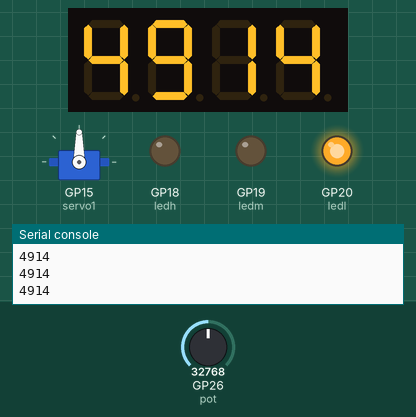
Simulated run of this program. Board: Raspberry Pi Pico running MicroPython. On the bench: 4-digit seven-segment display, servo, output pins drawn as LEDs (lit = HIGH), the last lines printed to the serial console. The test bench sets the inputs (shaded band); at power-on: GP26 (pot) = 32768 (analog values on the 0–65535 scale). Servo angles are drawn from the pulse width (0.5 ms = 0°, 2.5 ms = 180°).

Above: at 1.2 s.
1.3 s: GP26 (pot) set to 45874
At 2.5 s:
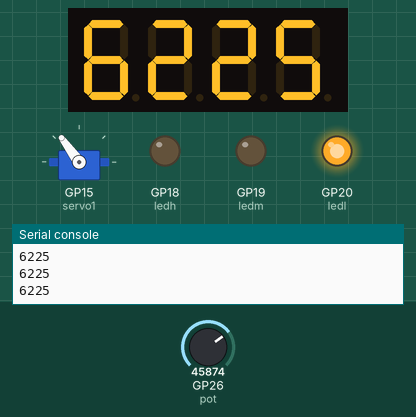
3.0 s: GP26 (pot) set to 57670
At 4.2 s:
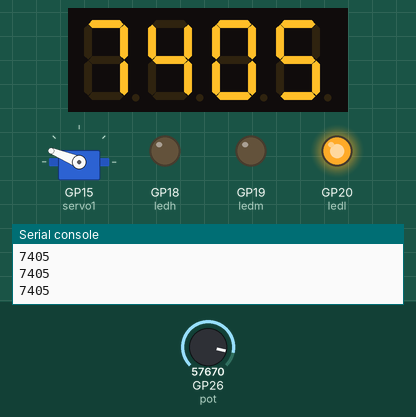
4.5 s: GP26 (pot) set to 65535
At 5.7 s:
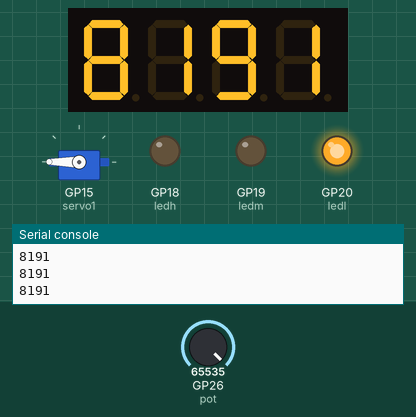
6.0 s: GP26 (pot) set to 19660
At 6.5 s:
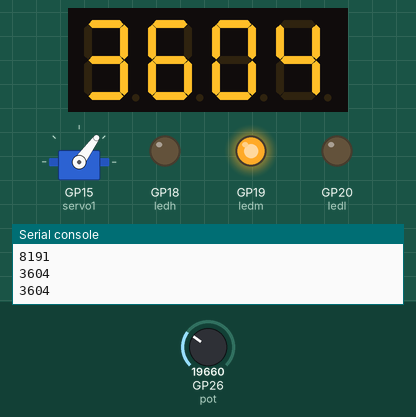
7.5 s: GP26 (pot) set to 7864
At 8.2 s:
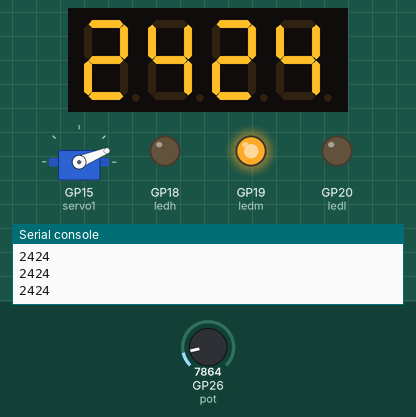
9.0 s: GP26 (pot) set to 3289
At 9.9 s:
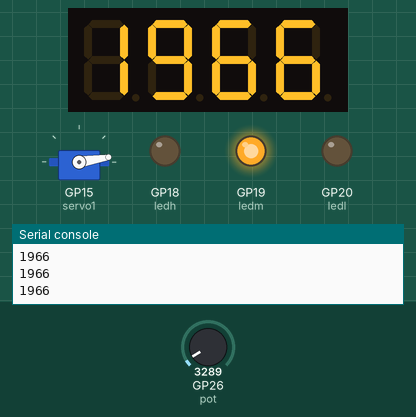
Timing chart, 0 to 11.5 s (numbered marks = the images above; inputs shaded):
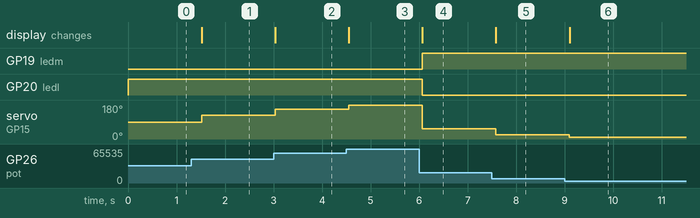

The program:

servo_motor_+_potentiometer+_TM1637__screen12.py
```python
from machine import Pin, PWM, ADC
import utime as t
import tm1637

pot=ADC(0)
servo1=PWM(Pin(15))
servo1.freq(50)
#inicializar leds
ledh=Pin(18,Pin.OUT)
ledm=Pin(19,Pin.OUT)
ledl=Pin(20,Pin.OUT)


tm= tm1637.TM1637(clk=Pin(1), dio=Pin(0))
tm.brightness(2)
while 1:
    valor=int(1638+(pot.read_u16()/10)) #65535/(8191-1638)
    servo1.duty_u16(valor)
    tm.number(int(valor))
    if (valor>1638 and valor<1830):
        ledh.value(1)   #valor bajo
        ledm.value(0)   #valor medio
        ledl.value(0)   #valor bajo
    if (valor>=1830 and valor<3944):
        ledm.value(1)   #valor medio
        ledh.value(0)   #valor bajo
        ledl.value(0)   #valor bajo
    if (valor>=3944 and valor<8192):
        ledl.value(1)   #valor bajo
        ledh.value(0)   #valor bajo
        ledm.value(0)   #valor medio

    print (valor)
    t.sleep(.3)
```

Measured:
- after the input at 1.3 s, servo on GP15 (servo1): 90° → 126° after 0.22 s; the display: changes after 0.22 s (image 1)
- after the input at 3.0 s, servo on GP15 (servo1): 126° → 158° at once; the display: changes at once (image 2)
- after the input at 4.5 s, servo on GP15 (servo1): 158° → 180° after 0.05 s; the display: changes after 0.05 s (image 3)
- after the input at 6.0 s, GP19 (ledm): LOW → HIGH after 0.07 s; GP20 (ledl): HIGH → LOW after 0.07 s; servo on GP15 (servo1): 180° → 54° after 0.06 s; the display: changes after 0.07 s (image 4)
- after the input at 7.5 s, servo on GP15 (servo1): 54° → 22° after 0.08 s; the display: changes after 0.08 s (image 5)
- after the input at 9.0 s, servo on GP15 (servo1): 22° → 9° after 0.10 s; the display: changes after 0.10 s (image 6)
